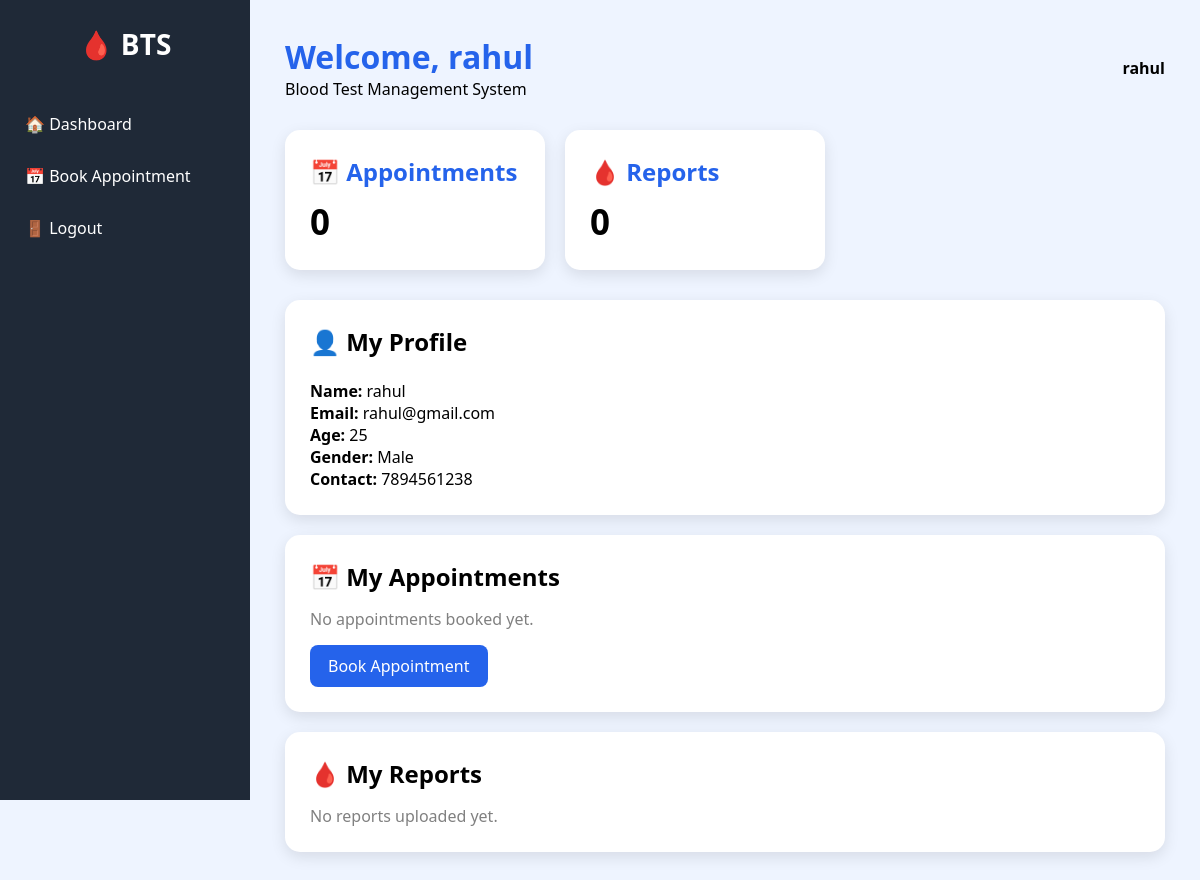
The app's page /patient-dashboard/ (signed in) with its own data.
### patient/models.py (models this page shows, shortened)
class Patient(models.Model):
    GENDER_CHOICES = [
        ('M', 'Male'),
        ('F', 'Female'),
        ('O', 'Other'),
    ]
    user = models.OneToOneField(User, on_delete=models.CASCADE, null=True, blank=True)
    name = models.CharField(max_length=100)
    email = models.EmailField(unique=True)
    age = models.PositiveIntegerField()
    gender = models.CharField(max_length=1, choices=GENDER_CHOICES)
    contact = models.CharField(max_length=15)
    created_at = models.DateTimeField(auto_now_add=True)

### patient/views.py (the view)
# urls.py: path('patient-dashboard/', views.patient_dashboard, name='patient_dashboard'),
@login_required
def patient_dashboard(request):
    if request.user.is_staff:
        return redirect("/admin-dashboard/")
    patient = Patient.objects.filter(user=request.user).first()
    if patient is None:
        messages.error(request, "Patient profile not found.")
        return redirect("/logout/")
    appointments = Appointment.objects.filter(
        patient=patient
    ).order_by("-created_at")
    reports = TestReport.objects.filter(
        patient=patient
    ).order_by("-created_at")
    context = {
        "patient": patient,
        "appointments": appointments,
        "reports": reports,
    }
    return render(request, "patient_dashboard.html", context)

### patient/templates/patient_dashboard.html (shortened to what this page needs)
<!DOCTYPE html>
<html>
<head>
</head>
<body>
<div class="sidebar">
<div class="logo">
🩸 BTS
</div>
<a href="/patient-dashboard/">🏠 Dashboard</a>
<a href="/appointment/">📅 Book Appointment</a>
<a href="/logout/">🚪 Logout</a>
</div>
<div class="main">
<div class="header">
<div>
<h1>Welcome, {{ patient.name }}</h1>
<p>Blood Test Management System</p>
</div>
<div>
<b>{{ request.user.username }}</b>
</div>
</div>
<div class="cards">
<div class="card">
<h2>📅 Appointments</h2>
<div class="number">{{ appointments|length }}</div>
</div>
<div class="card">
<h2>🩸 Reports</h2>
<div class="number">{{ reports|length }}</div>
</div>
</div>
<div class="section">
<h2>👤 My Profile</h2>
<br>
<p><b>Name:</b> {{ patient.name }}</p>
<p><b>Email:</b> {{ patient.email }}</p>
<p><b>Age:</b> {{ patient.age }}</p>
<p><b>Gender:</b> {{ patient.get_gender_display }}</p>
<p><b>Contact:</b> {{ patient.contact }}</p>
</div>
<div class="section">
<h2>📅 My Appointments</h2>
{% if appointments %}
<table>
<tr>
<th>Date</th>
<th>Time</th>
<th>Status</th>
</tr>
{% for appointment in appointments %}
<tr>
<td>{{ appointment.date }}</td>
<td>{{ appointment.time }}</td>
<td>{{ appointment.status }}</td>
</tr>
{% endfor %}
</table>
{% else %}
<p class="empty">No appointments booked yet.</p>
{% endif %}
<a href="/appointment/" class="btn">
Book Appointment
</a>
</div>
<div class="section">
<h2>🩸 My Reports</h2>
{% if reports %}
<table>
<tr>
<th>Title</th>
<th>Description</th>
<th>File</th>
</tr>
{% for report in reports %}
<tr>
<td>{{ report.title }}</td>
<td>{{ report.description }}</td>
<td>
{% if report.file %}
<a href="{{ report.file.url }}">
Download
</a>
{% else %}
No File
{% endif %}
</td>
</tr>
{% endfor %}
</table>
{% else %}
<p class="empty">No reports uploaded yet.</p>
{% endif %}
</div>
</div>
</body>
</html>

### patient/templates/patient_dashboard.html (style rules this page uses)
* { margin:0; padding:0; box-sizing:border-box; font-family:Segoe UI,sans-serif; }
body { background:#eef4ff; }
.sidebar { position:fixed; left:0; top:0; width:250px; height:100vh; background:#1f2937; color:white; padding-top:25px; }
.logo { text-align:center; font-size:28px; font-weight:bold; margin-bottom:35px; }
.sidebar a { display:block; padding:15px 25px; text-decoration:none; color:white; transition:.3s; }
.main { margin-left:250px; padding:35px; }
.header { display:flex; justify-content:space-between; align-items:center; margin-bottom:30px; }
.header h1 { color:#2563eb; }
.cards { display:flex; gap:20px; flex-wrap:wrap; margin-bottom:30px; }
.card { background:white; padding:25px; width:260px; border-radius:15px; box-shadow:0 5px 15px rgba(0,0,0,.1); }
.card h2 { margin-bottom:10px; color:#2563eb; }
.number { font-size:35px; font-weight:bold; }
.section { background:white; padding:25px; border-radius:15px; box-shadow:0 5px 15px rgba(0,0,0,.1); margin-top:20px; }
.btn { display:inline-block; margin-top:15px; padding:10px 18px; background:#2563eb; color:white; text-decoration:none; border-radius:8px; }
.empty { color:gray; margin-top:15px; }

### records on screen
Patient: name "rahul", email "rahul@gmail.com", age "25", gender "Male", contact "7894561238"

### other values on screen
{{ request.user.username }} "rahul"
{{ appointments|length }} "0"
{{ reports|length }} "0"
